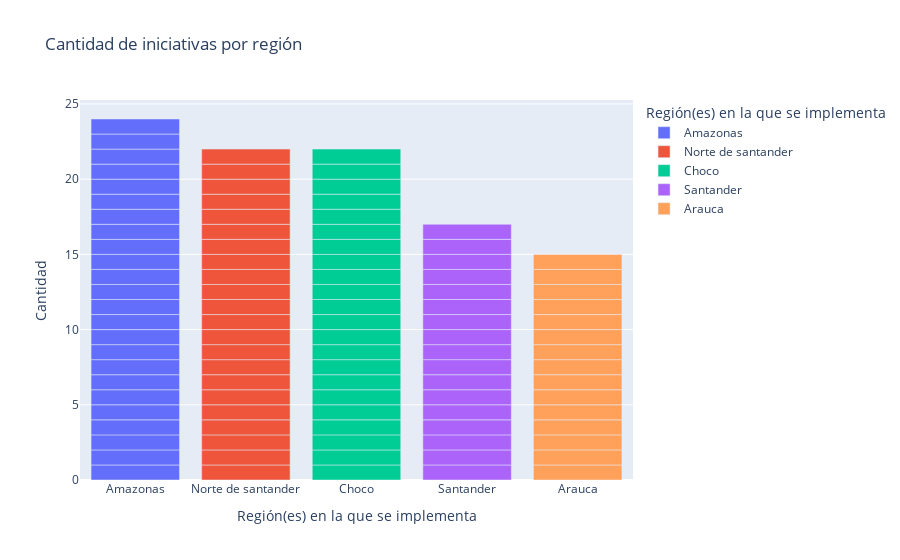

This figure's notebook cell:
### Code cell
fig = px.bar(data, 
             x='Región(es) en la que se implementa', 
             title='Cantidad de iniciativas por región',
             labels={'x': 'Región', 'count': 'Cantidad'},
             color='Región(es) en la que se implementa')
fig.show()

### Figure 1 — Plotly figure (JSON) as saved in the notebook; plotly's stock layout.template omitted (floating-point values rounded to 4 significant figures)
{"data": [{"hovertemplate": "Región(es) en la que se implementa=%{x}<br>Cantidad=%{y}<extra></extra>", "legendgroup": "Amazonas", "marker": {"color": "#636efa", "pattern": {"shape": ""}}, "name": "Amazonas", "orientation": "v", "showlegend": true, "textposition": "auto", "type": "bar", "x": ["Amazonas", "Amazonas", "Amazonas", "Amazonas", "Amazonas", "Amazonas", "Amazonas", "Amazonas", "Amazonas", "Amazonas", "Amazonas", "Amazonas", "Amazonas", "Amazonas", "Amazonas", "Amazonas", "Amazonas", "Amazonas", "Amazonas", "Amazonas", "Amazonas", "Amazonas", "Amazonas", "Amazonas"], "xaxis": "x", "y": [1, 1, 1, 1, 1, 1, 1, 1, 1, 1, 1, 1, 1, 1, 1, 1, 1, 1, 1, 1, 1, 1, 1, 1], "yaxis": "y"}, {"hovertemplate": "Región(es) en la que se implementa=%{x}<br>Cantidad=%{y}<extra></extra>", "legendgroup": "Norte de santander", "marker": {"color": "#EF553B", "pattern": {"shape": ""}}, "name": "Norte de santander", "orientation": "v", "showlegend": true, "textposition": "auto", "type": "bar", "x": ["Norte de santander", "Norte de santander", "Norte de santander", "Norte de santander", "Norte de santander", "Norte de santander", "Norte de santander", "Norte de santander", "Norte de santander", "Norte de santander", "Norte de santander", "Norte de santander", "Norte de santander", "Norte de santander", "Norte de santander", "Norte de santander", "Norte de santander", "Norte de santander", "Norte de santander", "Norte de santander", "Norte de santander", "Norte de santander"], "xaxis": "x", "y": [1, 1, 1, 1, 1, 1, 1, 1, 1, 1, 1, 1, 1, 1, 1, 1, 1, 1, 1, 1, 1, 1], "yaxis": "y"}, {"hovertemplate": "Región(es) en la que se implementa=%{x}<br>Cantidad=%{y}<extra></extra>", "legendgroup": "Choco", "marker": {"color": "#00cc96", "pattern": {"shape": ""}}, "name": "Choco", "orientation": "v", "showlegend": true, "textposition": "auto", "type": "bar", "x": ["Choco", "Choco", "Choco", "Choco", "Choco", "Choco", "Choco", "Choco", "Choco", "Choco", "Choco", "Choco", "Choco", "Choco", "Choco", "Choco", "Choco", "Choco", "Choco", "Choco", "Choco", "Choco"], "xaxis": "x", "y": [1, 1, 1, 1, 1, 1, 1, 1, 1, 1, 1, 1, 1, 1, 1, 1, 1, 1, 1, 1, 1, 1], "yaxis": "y"}, {"hovertemplate": "Región(es) en la que se implementa=%{x}<br>Cantidad=%{y}<extra></extra>", "legendgroup": "Santander", "marker": {"color": "#ab63fa", "pattern": {"shape": ""}}, "name": "Santander", "orientation": "v", "showlegend": true, "textposition": "auto", "type": "bar", "x": ["Santander", "Santander", "Santander", "Santander", "Santander", "Santander", "Santander", "Santander", "Santander", "Santander", "Santander", "Santander", "Santander", "Santander", "Santander", "Santander", "Santander"], "xaxis": "x", "y": [1, 1, 1, 1, 1, 1, 1, 1, 1, 1, 1, 1, 1, 1, 1, 1, 1], "yaxis": "y"}, {"hovertemplate": "Región(es) en la que se implementa=%{x}<br>Cantidad=%{y}<extra></extra>", "legendgroup": "Arauca", "marker": {"color": "#FFA15A", "pattern": {"shape": ""}}, "name": "Arauca", "orientation": "v", "showlegend": true, "textposition": "auto", "type": "bar", "x": ["Arauca", "Arauca", "Arauca", "Arauca", "Arauca", "Arauca", "Arauca", "Arauca", "Arauca", "Arauca", "Arauca", "Arauca", "Arauca", "Arauca", "Arauca"], "xaxis": "x", "y": [1, 1, 1, 1, 1, 1, 1, 1, 1, 1, 1, 1, 1, 1, 1], "yaxis": "y"}], "layout": {"barmode": "relative", "legend": {"title": {"text": "Región(es) en la que se implementa"}, "tracegroupgap": 0}, "title": {"text": "Cantidad de iniciativas por región"}, "xaxis": {"anchor": "y", "categoryarray": ["Amazonas", "Norte de santander", "Choco", "Santander", "Arauca"], "categoryorder": "array", "domain": [0, 1], "title": {"text": "Región(es) en la que se implementa"}}, "yaxis": {"anchor": "x", "domain": [0, 1], "title": {"text": "Cantidad"}}}}
